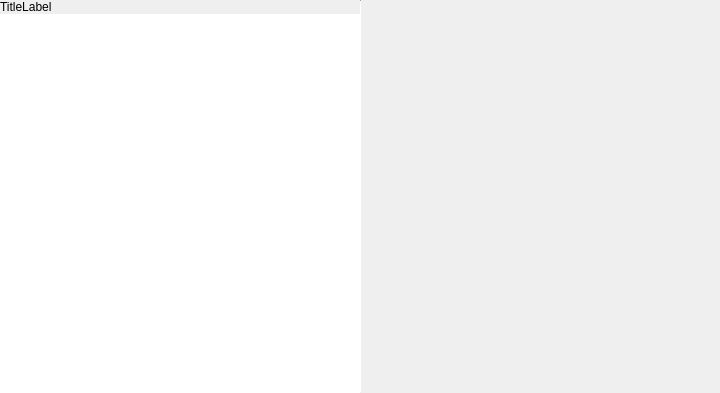
<?xml version="1.0" encoding="UTF-8"?>
<ui version="4.0">
 <class>GitHubActionsRunBrowser</class>
 <widget class="QWidget" name="GitHubActionsRunBrowser">
  <property name="geometry">
   <rect>
    <x>0</x>
    <y>0</y>
    <width>720</width>
    <height>393</height>
   </rect>
  </property>
  <property name="windowTitle">
   <string>Form</string>
  </property>
  <layout class="QHBoxLayout" name="horizontalLayout">
   <property name="spacing">
    <number>0</number>
   </property>
   <property name="leftMargin">
    <number>0</number>
   </property>
   <property name="topMargin">
    <number>0</number>
   </property>
   <property name="rightMargin">
    <number>0</number>
   </property>
   <property name="bottomMargin">
    <number>0</number>
   </property>
   <item>
    <widget class="QWidget" name="leftWidget" native="true">
     <layout class="QVBoxLayout" name="verticalLayout">
      <property name="spacing">
       <number>0</number>
      </property>
      <property name="leftMargin">
       <number>0</number>
      </property>
      <property name="topMargin">
       <number>0</number>
      </property>
      <property name="rightMargin">
       <number>0</number>
      </property>
      <property name="bottomMargin">
       <number>0</number>
      </property>
      <item>
       <widget class="tTitleLabel" name="titleLabel">
        <property name="text">
         <string>TitleLabel</string>
        </property>
       </widget>
      </item>
      <item>
       <widget class="QListView" name="listView">
        <property name="frameShape">
         <enum>QFrame::NoFrame</enum>
        </property>
       </widget>
      </item>
     </layout>
    </widget>
   </item>
   <item>
    <widget class="Line" name="line">
     <property name="maximumSize">
      <size>
       <width>1</width>
       <height>16777215</height>
      </size>
     </property>
     <property name="orientation">
      <enum>Qt::Vertical</enum>
     </property>
    </widget>
   </item>
   <item>
    <widget class="tStackedWidget" name="stackedWidget">
     <widget class="QWidget" name="summaryPage"/>
    </widget>
   </item>
  </layout>
 </widget>
 <customwidgets>
  <customwidget>
   <class>tStackedWidget</class>
   <extends>QStackedWidget</extends>
   <header location="global">tstackedwidget.h</header>
   <container>1</container>
   <slots>
    <signal>switchingFrame(int)</signal>
   </slots>
  </customwidget>
  <customwidget>
   <class>tTitleLabel</class>
   <extends>QLabel</extends>
   <header location="global">ttitlelabel.h</header>
   <slots>
    <signal>backButtonClicked()</signal>
   </slots>
  </customwidget>
 </customwidgets>
 <resources/>
 <connections/>
</ui>
